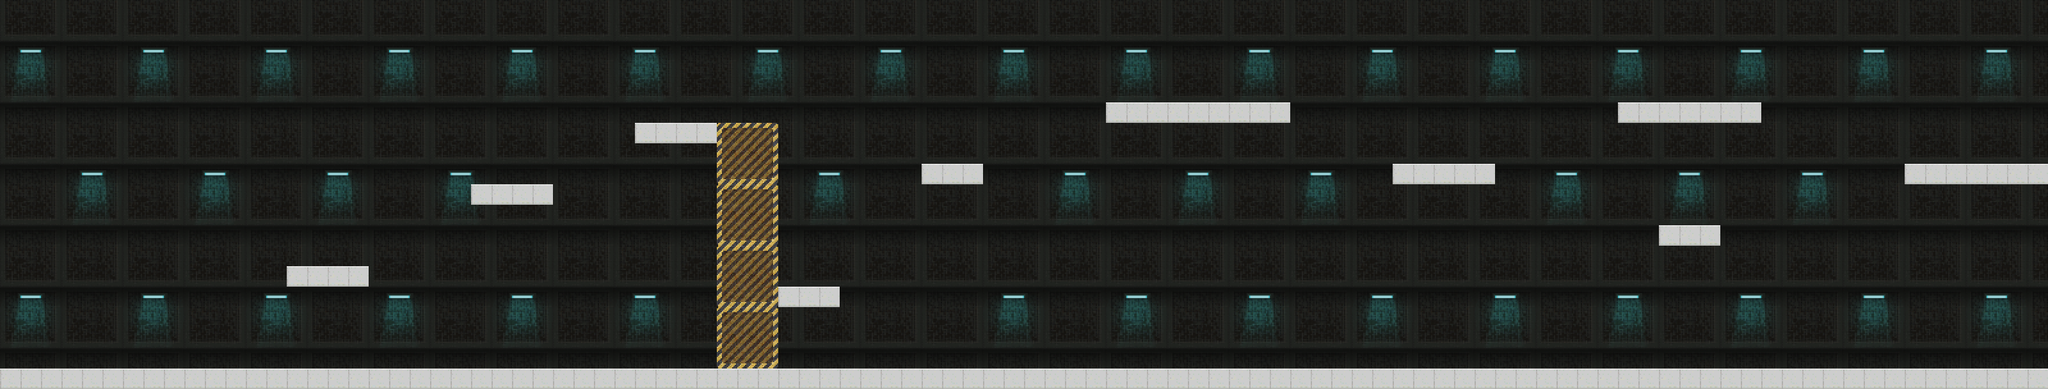

Rendered tile map (Tiled .tmx) drawn with the repository's tilesets; below, a short description and the map source with its tile grids summarised:
An orthogonal 100x19 tile map with 32x32 px tiles, 2 tile layers (BackLayer, GroundLayer), 2 tilesets.

<map version="1.0" tiledversion="1.0.3" orientation="orthogonal" renderorder="right-down" width="100" height="19" tilewidth="32" tileheight="32" nextobjectid="1">
 <tileset firstgid="1" name="scifi_platformTiles" tilewidth="32" tileheight="32" tilecount="805" columns="35">
  <image source="scifi_platformTiles.png" width="1120" height="736" />
 </tileset>
 <tileset firstgid="806" name="cyberpunkTiles" tilewidth="32" tileheight="32" tilecount="625" columns="25">
  <image source="cyberpunkTiles.jpg" width="800" height="800" />
 </tileset>
 <layer name="BackLayer" width="100" height="19">
  <data>[1900 cells, 1900 non-empty, 18 distinct tile ids]</data>
 </layer>
 <layer name="GroundLayer" width="100" height="19">
  <data>[1900 cells, 185 non-empty, 10 distinct tile ids]</data>
 </layer>
</map>